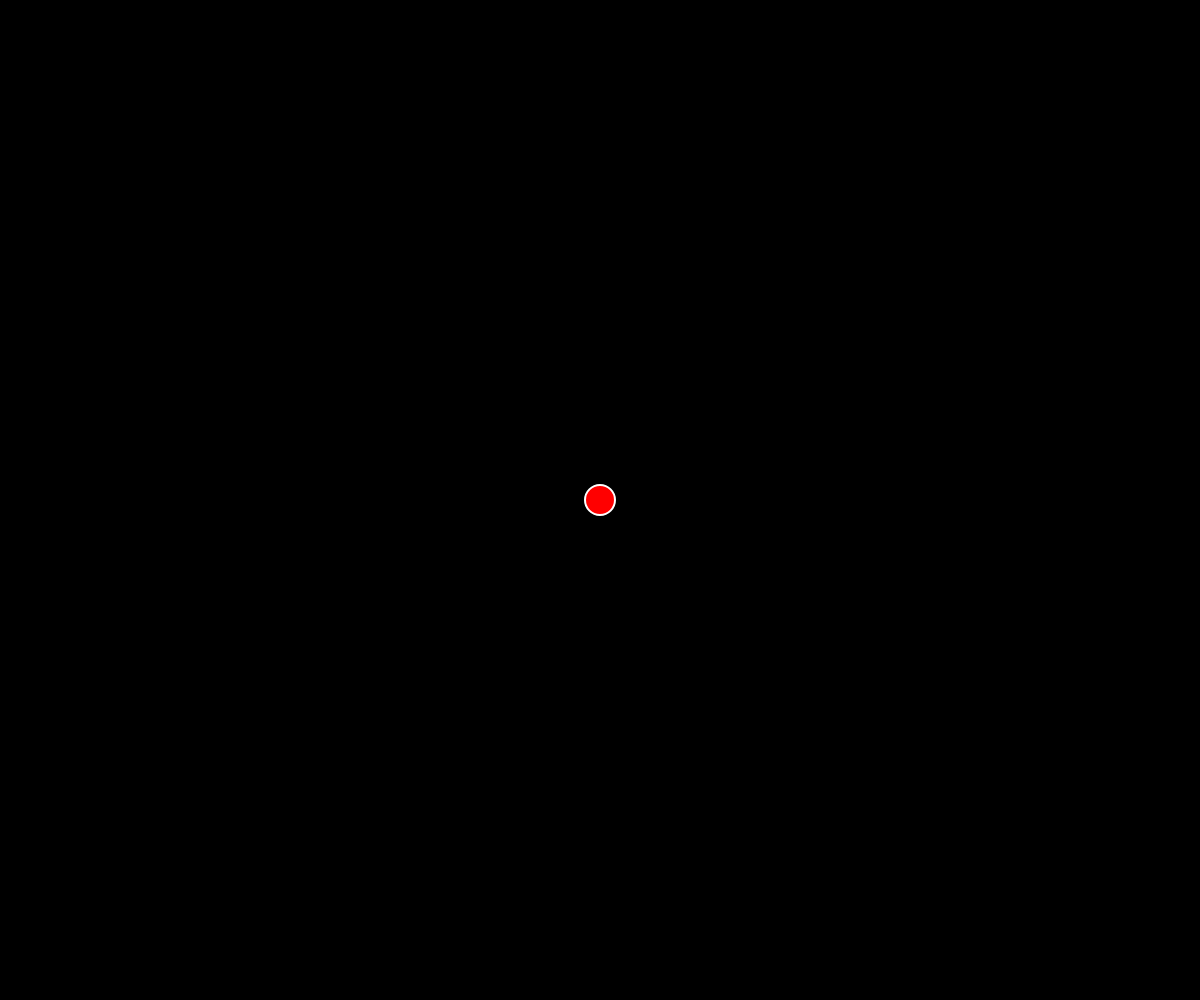
Frame 1 (no input)
Frame 60 (no input): identical to frame 1, image omitted
Frame 120 (the mouse pressed at the canvas centre since frame 60): identical to frame 1, image omitted

The p5.js sketch that drew this single still picture (run headless with seeded random() and noise() and a simulated clock; from frame 60 on, the mouse is pressed at the canvas centre):

// p5.js sketch
// ── sketch.js
var x, y; //variables para posicion de la elipse
var tam; //variable para tamano de la elipse

function setup() {
  //crea un canvas del tamano de la ventana
  createCanvas(windowWidth, windowHeight);

  //inicializa las variables de posicion y tamano
  x = width/2;
  y = height/2;
  tam = 30;

}

function draw() {
  background(0);

  //pinta la elipse en la posicion x, y
  fill(255, 0, 0);
  stroke(255);
  strokeWeight(2);
  ellipse(x, y, tam, tam);

}

//esta funcion se activa cuando el dispositivo reconoce que se movio un toque en la pantalla
function touchMoved() {

    //revisa si se estaba tocando la bola
    //se usa touches[0] porque se asume que solo hay un toque a la vez
    if (dist(touches[0].x, touches[0].y, x, y) < 15) {

      //actualiza la posicion de la elipse con la posicion del toque
      x = touches[0].x;
      y = touches[0].y;
    }
  return false;
}
